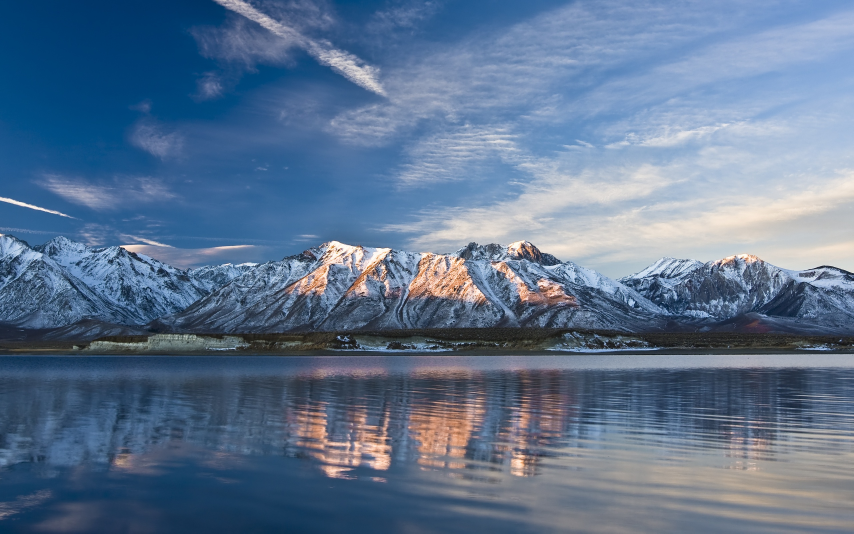
#> input picture mountains.jpg, 2560 x 1600 px (shown at 1/3 size); its folder holds 2 pictures in this run
$ python create-thumbnail.py   (older library calls are emulated)
#> lines starting #> are read from the running program, lines starting #| are printed output that depends on the picture
import sys, os, argparse
from platform import system
from PIL import Image

photo_extensions = ['jpg', 'png']

def get_photos():
  photos = []
  for root, subfolders, files in os.walk(os.getcwd()):
    for file in files:
      filesplit = list(file.split('.'))
      if filesplit[-1] in photo_extensions and 'thumbnail' not in filesplit[-2]:
        photos.append(os.path.join(root, file))
  return photos

def thumbnailing(path, size):
#> called with path = 'mountains.jpg', size = 512
  filename = os.path.split('\\' if system == 'Windows' else '/')[-1]
  photo = Image.open(path)
#> photo is the input picture: PIL image 2560x1600 RGB; mean R, G, B 94.4, 116.4, 143.9
  photo.thumbnail([size, size], Image.ANTIALIAS)
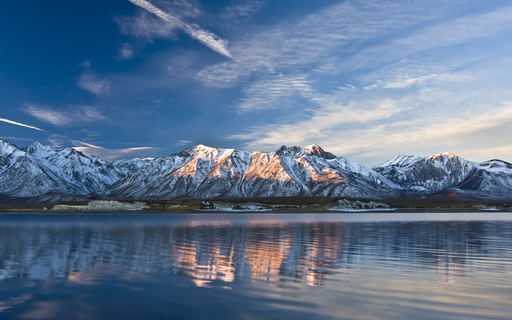
#> photo: PIL image 512x320 RGB; mean R, G, B 94.5, 116.6, 144.1
  photo.save(filename.lower() + ".thumbnail.jpg", "JPEG")
  print(filename)

def main():
  parser = argparse.ArgumentParser()
  parser.add_argument("-s" ,"--size", type=int, help="You must specify the width!", default=512)
  args = parser.parse_args()

  for photo in get_photos():
    thumbnailing(photo, args.size)

if __name__ == "__main__":
  main()
